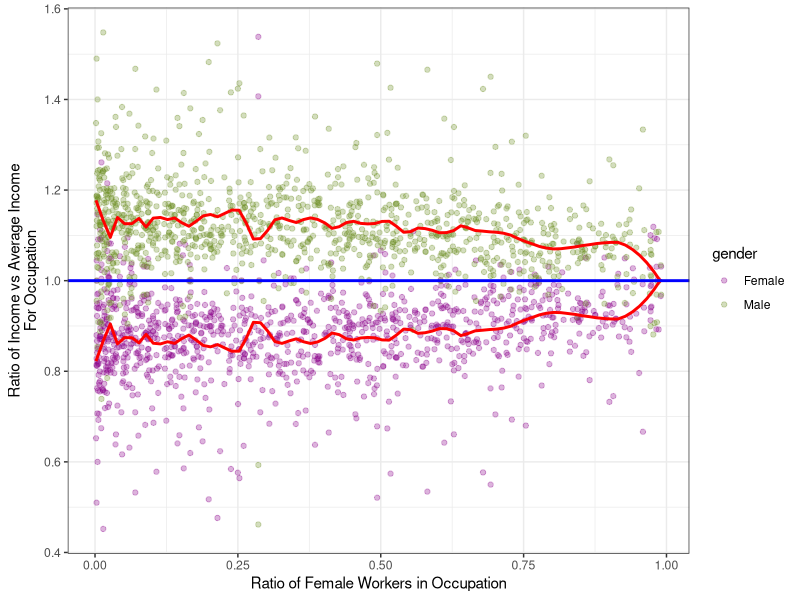
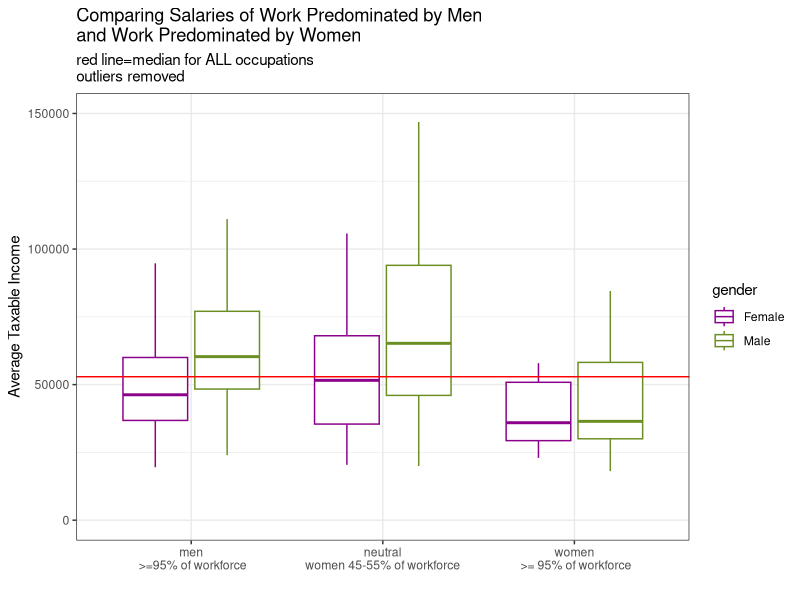
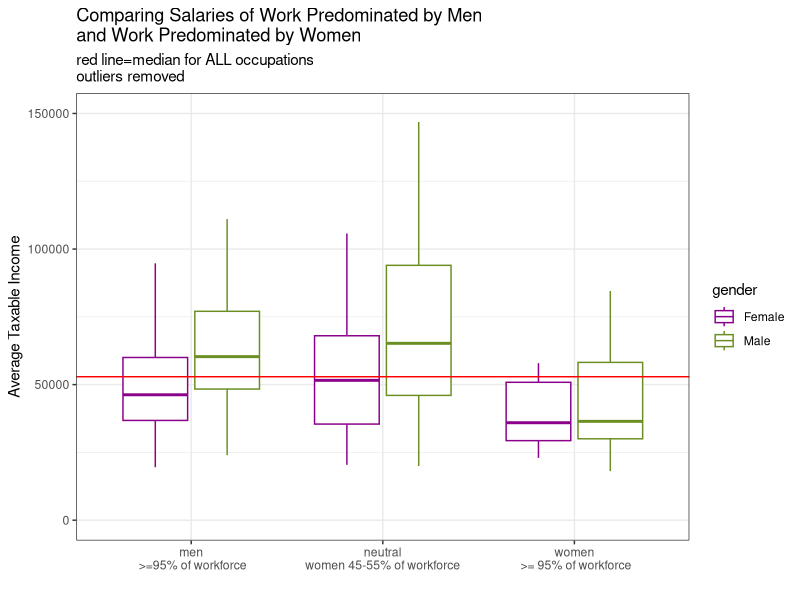

Reproduce these figures in R, in order.
## ---- chunk 1

## ---- chunk 2
library(tidyverse)

raw_dat<-read_csv("week4_australian_salary.csv") %>% 
  filter(occupation !="Cricketer")


pal<-c("DarkMagenta", "OliveDrab")
#transform data
#calculate female income 'f_income', male income 'f_income' for each occupation
#calculate average income for occupation
#calculate female count of individuals f_count, 
#calculate male count of individuals m_count
#calculate total number of individtual workers 'tot_workers'
#calculate the female income ratio to the average income per occupation
#calculate the male income ratio to the average income per occupation
#calculate the ratio of female to male workers for each occupation
#greater the proportion of women, the closer to 1

dat<-raw_dat %>% group_by(occupation) %>% 
  summarise(f_income=mean(average_taxable_income[gender=="Female"]),
            m_income=mean(average_taxable_income[gender=="Male"]),
            avg_income=mean(average_taxable_income),
            f_count=mean(individuals[gender=="Female"]),
            m_count=mean(individuals[gender=="Male"]),
            tot_workers=sum(individuals)) %>% 
  mutate(f_ratio_income=f_income/avg_income, 
         m_ratio_income=m_income/avg_income, 
         f_ratio_workers=f_count/tot_workers,
         diff=abs(m_ratio_income-f_ratio_income)) %>% 
  filter(!is.nan(m_income), !is.nan(f_income))

plot_dat<-select(dat,occupation, f_ratio_workers, f_ratio_income, m_ratio_income) %>% 
  gather(key=gender, value=income_ratio, 3:4 )


p1<-ggplot(plot_dat, aes(x=f_ratio_workers, y=income_ratio, group=gender))+
  geom_point(aes(color=gender), alpha=0.3)+
  scale_color_manual(values=pal,
                      breaks=c("f_ratio_income", "m_ratio_income"),
                      labels=c("Female", "Male"))+
  geom_smooth(aes(x=f_ratio_workers, y=income_ratio), method="loess", span=0.1, se=FALSE,color="red", alpha=1.0)+
  geom_hline(aes(yintercept=1), size=1,color="blue")+
   labs(x="Ratio of Female Workers in Occupation", y="Ratio of Income vs Average Income\nFor Occupation")+
  theme_bw()

  rd_plot<-ggplot(raw_dat)+geom_boxplot(aes(x=index, y=average_taxable_income))

  tb<-plot_dat %>% 
    filter(f_ratio_workers>0.95 |f_ratio_workers>0.45 & f_ratio_workers<0.55| f_ratio_workers < 0.05) %>% 
    # top_n(50, f_ratio_workers) %>% 
    # bind_rows(plot_dat %>% 
    #            top_n(-50, f_ratio_workers)) %>% 
    mutate(gender=ifelse(gender=="f_ratio_income", "Female", "Male")) %>% 
    left_join(raw_dat %>% select(occupation, gender, average_taxable_income)) %>% 
    mutate(gender_work=case_when(
      f_ratio_workers >=0.95 ~ "women\n >= 95% of workforce", 
      f_ratio_workers <=0.05 ~"men\n >=95% of workforce",
      TRUE ~ "neutral\nwomen 45-55% of workforce"
    ))
  
  tbplot<-ggplot(tb)+
  geom_boxplot(aes(x=gender_work, y=average_taxable_income,color=gender), outlier.colour = NA)+
    geom_hline(aes(yintercept=median(raw_dat$average_taxable_income[raw_dat$average_taxable_income<200000])), color="red")+
         scale_color_manual(values=pal,
                      breaks=c("Female",  "Male"),
                      labels=c("Female",  "Male"))+
    coord_cartesian(ylim=c(0,1.5e+05))+
    labs(x="", y="Average Taxable Income", title="Comparing Salaries of Work Predominated by Men\nand Work Predominated by Women", subtitle="red line=median for ALL occupations\noutliers removed")+
    theme_bw()
  
  ggsave(filename = "revised tt4.png", plot = p1, device = "png",dpi = 300,units = "in", height = 4, width = 6 )
  ggsave(filename = "tt4box.png", plot = tbplot, device = "png",dpi = 300,units = "in", height = 4, width = 6 )
  ggsave(filename="revised tt4box.png", plot = tbplot, device = "png",dpi = 300,units = "in", height = 4, width = 8 )

